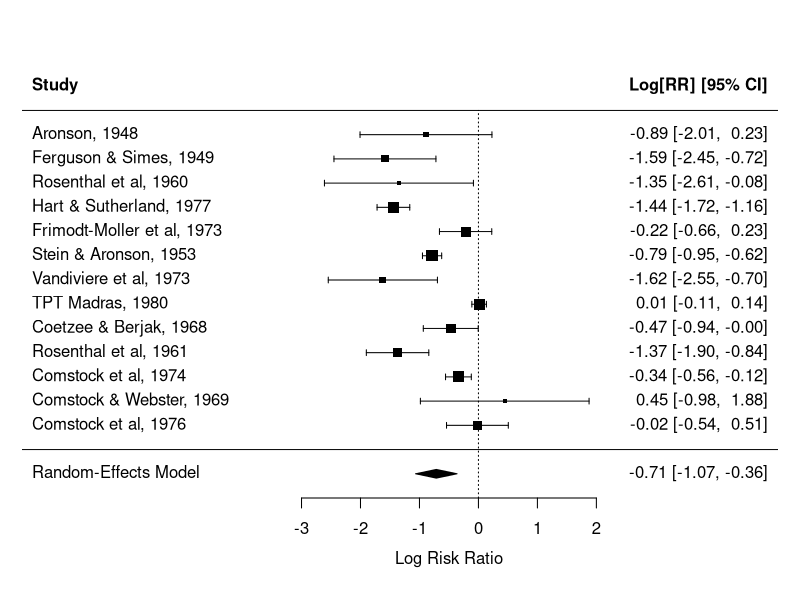
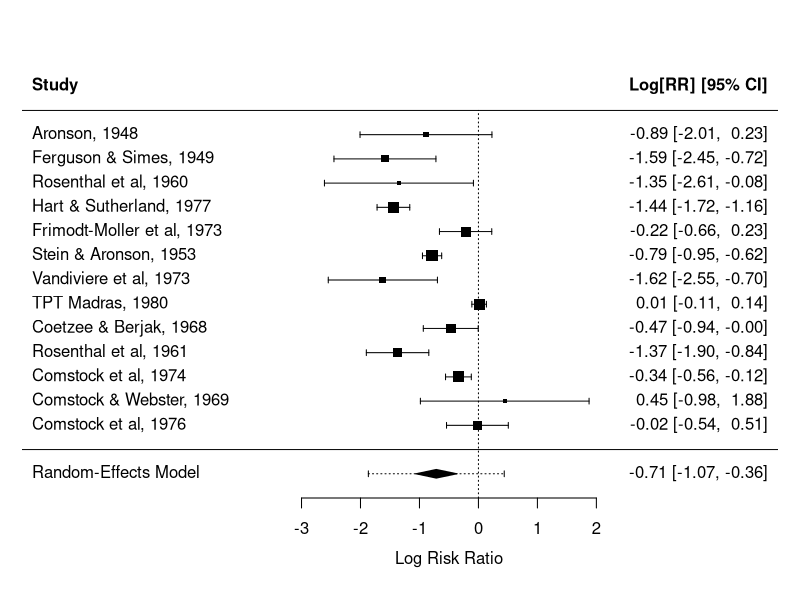
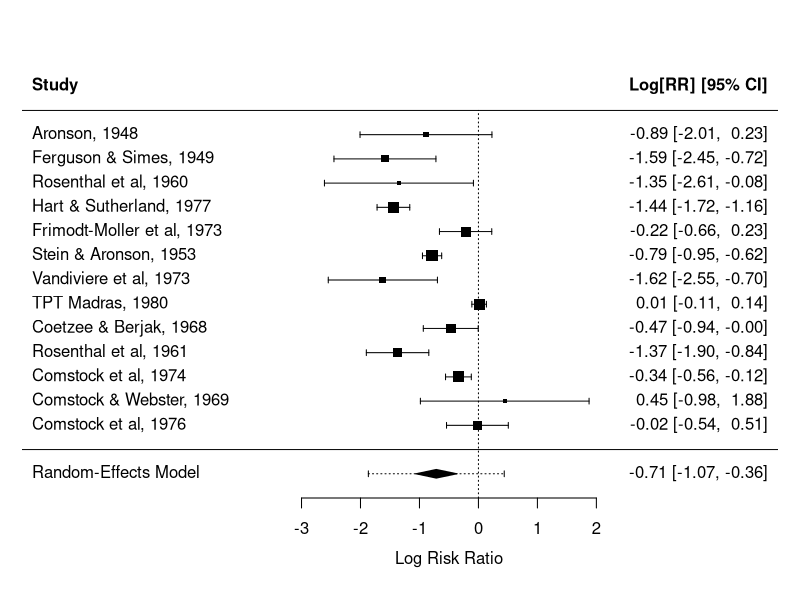
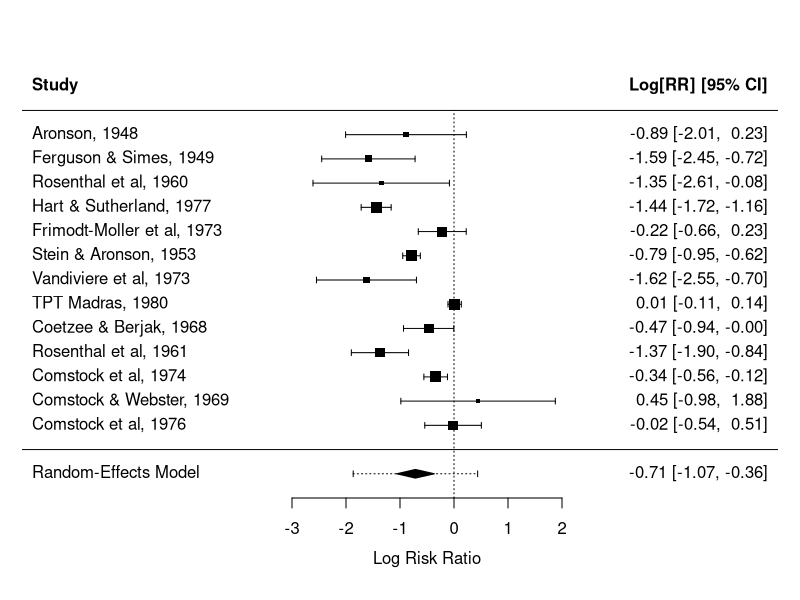
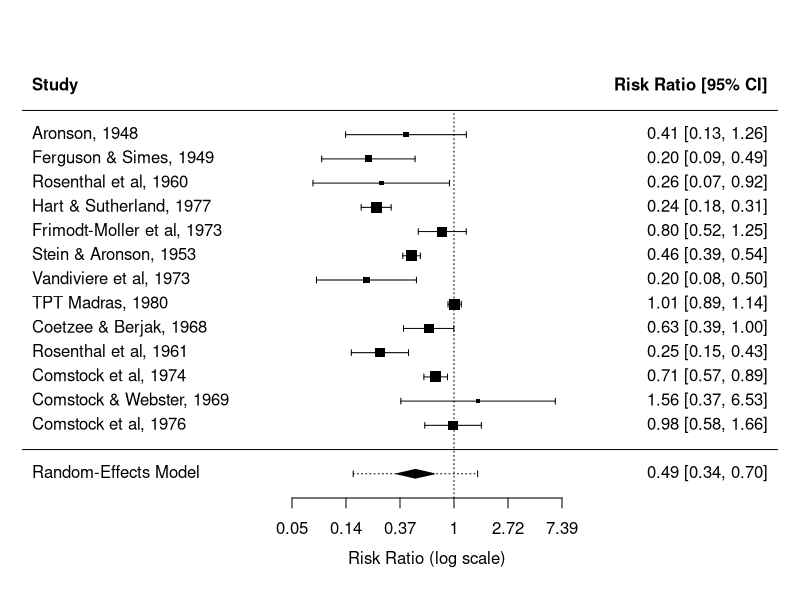
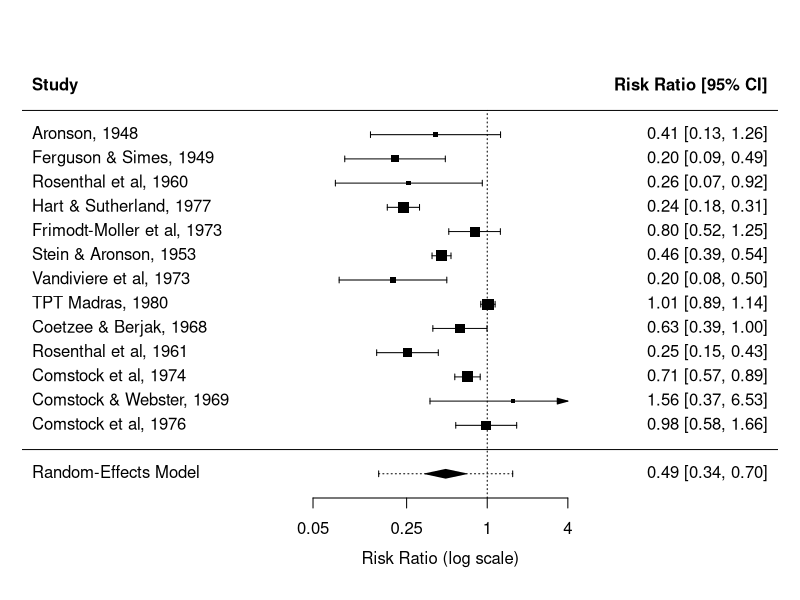
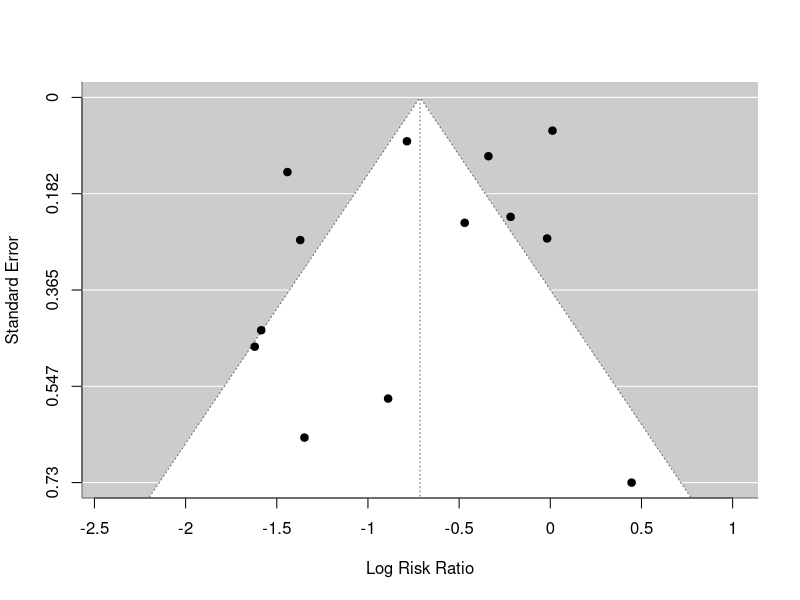
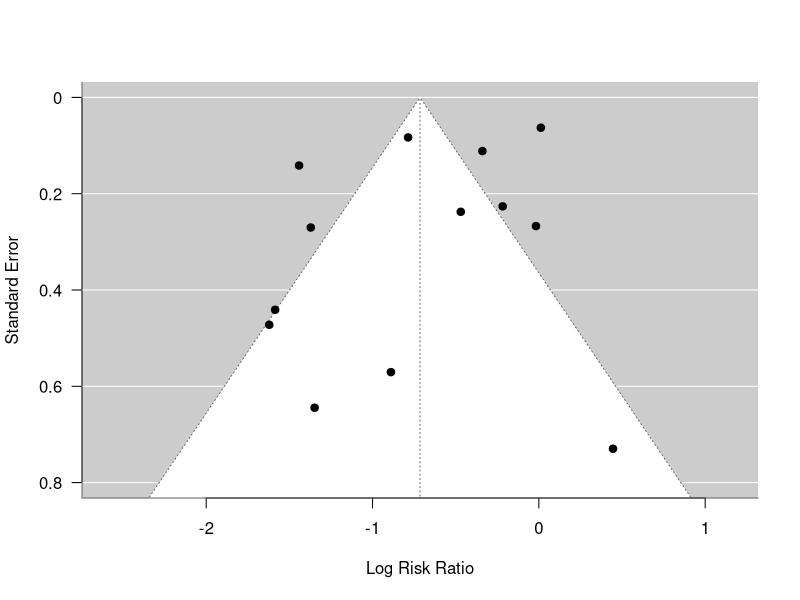

Source code (R) for these figures, in order: (Note: this script raises an error after producing the figures.)
############################################################################

# install the metafor package
#install.packages("metafor")

# load the metafor package
library(metafor)

# look at the BCG dataset
dat.bcg

# data are in the form of 2x2 tables:
#
#           TB+   TB-
# treated   tpos  tneg
# control   cpos  cneg

# calculate log risk ratios and corresponding sampling variances
# note: slab for adding 'study labels' to the dataset
dat <- escalc(measure="RR", ai=tpos, bi=tneg,
                            ci=cpos, di=cneg,
              slab=paste(author, ", ", year, sep=""), data=dat.bcg)
dat

# random-effects model (using log risk ratios and variances as input)
res <- rma(yi, vi, data=dat)
res

# predicted pooled risk ratio and corresponding CI/PI
predict(res, transf=exp, digits=2)

# forest plot
forest(res)
forest(res, addpred=TRUE, header=TRUE)
print(forest(res, addpred=TRUE, header=TRUE))
forest(res, addpred=TRUE, header=TRUE, xlim=c(-8,6))
forest(res, addpred=TRUE, header=TRUE, xlim=c(-8,6), atransf=exp)
forest(res, addpred=TRUE, header=TRUE, xlim=c(-8,5), atransf=exp, at=log(c(.05, .25, 1, 4)))

# funnel plot
funnel(res)
funnel(res, ylim=c(0,.8), las=1)
funnel(res, ylim=c(0,.8), las=1, digits=list(1L,1))

# calculate log odds ratios and corresponding sampling variances for
# the meta-analysis on the effectiveness of vaccines against cholera
dat <- escalc(measure="OR", ai=ai, n1i=n1i,
                            ci=ci, n2i=n2i, data=dat.graves2010)
dat

# random-effects model
res <- rma(yi, vi, data=dat)
predict(res, transf=exp, digits=2)

# contour-enhanced funnel plot
funnel(dat$yi, dat$vi, yaxis="seinv",
       xlim=c(-3,2), ylim=c(.00001,8), xaxs="i", yaxs="i", las=1,
       level=c(.10, .05, .01), shade=c("white", "gray55", "gray75"),
       legend=TRUE, back="gray90", hlines=NULL, ylab="Precision (1/se)")

# meta-analysis on the risk of lung cancer in women exposed to environmental
# tobacco smoke (ETS) from their smoking spouse (yi are log odds ratios)
res <- rma(yi, vi, data=dat.hackshaw1998)
res
predict(res, transf=exp, digits=2)
funnel(res, ylim=c(0,.8), las=1, digits=list(1L,1))

# trim and fill method
funnel(trimfill(res), las=1, ylim=c(0,.8), digits=list(1L,1), legend=TRUE)

# meta-analysis on the correlation between employment interview assessments
# and job performance (using r-to-z transformed correlation for the analysis)
dat <- escalc(measure="ZCOR", ri=ri, ni=ni, data=dat.mcdaniel1994)
res <- rma(yi, vi, data=dat)
res
predict(res, transf=transf.ztor)

# outlier/influence diagnostics
par(mar=c(5,6,4,2))
plot(influence(res), cex=0.8, las=1)

# Baujat plot (back to the BCG meta-analysis)
dat <- escalc(measure="RR", ai=tpos, bi=tneg, ci=cpos, di=cneg,
              slab=paste(author, ", ", year, sep=""), data=dat.bcg)
res <- rma(yi, vi, data=dat)
baujat(res, bty="l", xlim=c(0,2), ylim=c(0,.25))

# cumulative meta-analyis
sav <- cumul(res, order=dat$year)
sav
forest(sav, xlim=c(-5,2.5), header=TRUE)

# back to the meta-analysis on the risk of lung cancer due to ETS
res <- rma(yi, vi, data=dat.hackshaw1998)

# radial plot
radial(res)

# meta-analysis on the effectiveness of wrist acupuncture point P6 stimulation
# for preventing postoperative nausea
res <- rma(measure="RR", ai=ai, n1i=n1i, ci=ci, n2i=n2i, data=dat.lee2004)
res
predict(res, transf=exp, digits=2)

# L'Abbé plot
labbe(res, transf=exp, bty="l")

# meta-analysis based on 20 hypothetical trials to examine the effectiveness
# of a particular treatment/medication
dat <- escalc(measure="OR", ai=xTi, n1i=nTi, ci=xCi, n2i=nCi,
              add=1/2, to="all", data=dat.viechtbauer2021)
dat
res <- rma(yi, vi, data=dat, method="FE")
res

# GOSH plot
sav <- gosh(res, subset=20000)
plot(sav, out=6, xlim=c(-0.25,1.25), breaks=100, hh=0.2)

# GOSH plot based on all possible subsets (takes a long time to create)
#sav <- gosh(res, subsets=10^7)
#plot(sav, cex=0.1, out=6, xlim=c(-0.25,1.25), breaks=c(200,100), hh=0.2, lwd=1)

# mixed-effects meta-regression model with absolute latitude and type of
# allocation as moderators/predictors (back to BCG dataset)
dat <- escalc(measure="RR", ai=tpos, bi=tneg, ci=cpos, di=cneg,
              slab=paste(author, ", ", year, sep=""), data=dat.bcg)
res <- rma(yi, vi, mods = ~ ablat + alloc, data=dat)
res

############################################################################

# forest plots with subgroups

# fit random-effects model
res <- rma(yi, vi, data=dat)

# a little helper function to add Q-test, I^2, and tau^2 estimate info
mlabfun <- function(text, res) {
   list(bquote(paste(.(text),
      " (Q = ", .(formatC(res$QE, digits=2, format="f")),
      ", df = ", .(res$k - res$p),
      ", p ", .(metafor:::.pval(res$QEp, digits=2, showeq=TRUE, sep=" ")), "; ",
      I^2, " = ", .(formatC(res$I2, digits=1, format="f")), "%, ",
      tau^2, " = ", .(formatC(res$tau2, digits=2, format="f")), ")")))}

# set up forest plot (with 2x2 table counts added; the 'rows' argument is
# used to specify in which rows the outcomes will be plotted)
forest(res, xlim=c(-16, 4.6), at=log(c(0.05, 0.25, 1, 4)), atransf=exp,
       ilab=cbind(dat$tpos, dat$tneg, dat$cpos, dat$cneg),
       ilab.xpos=c(-9.5,-8,-6,-4.5), cex=0.90, ylim=c(-1, 27),
       order=dat$alloc, rows=c(3:4,9:15,20:23),
       mlab=mlabfun("RE Model for All Studies", res),
       psize=1, header="Author(s) and Year")

# set font expansion factor (as in forest() above) and use a bold font
op <- par(cex=0.90, font=2)

# add additional column headings to the plot
text(c(-9.5,-8,-6,-4.5), 26, c("TB+", "TB-", "TB+", "TB-"))
text(c(-8.75,-5.25),     27, c("Vaccinated", "Control"))

# switch to bold italic font
par(font=4)

# add text for the subgroups
text(-16, c(24,16,5), pos=4, c("Systematic Allocation",
                               "Random Allocation",
                               "Alternate Allocation"))

# set par back to the original settings
par(op)

# fit random-effects model in the three subgroups
res.s <- rma(yi, vi, subset=(alloc=="systematic"), data=dat)
res.r <- rma(yi, vi, subset=(alloc=="random"),     data=dat)
res.a <- rma(yi, vi, subset=(alloc=="alternate"),  data=dat)

# add summary polygons for the three subgroups
addpoly(res.s, row=18.5, cex=0.90, atransf=exp, mlab=mlabfun("RE Model for Subgroup", res.s))
addpoly(res.r, row= 7.5, cex=0.90, atransf=exp, mlab=mlabfun("RE Model for Subgroup", res.r))
addpoly(res.a, row= 1.5, cex=0.90, atransf=exp, mlab=mlabfun("RE Model for Subgroup", res.a))

# fit meta-regression model to test for subgroup differences
res <- rma(yi, vi, mods = ~ alloc, data=dat)

# add text for the test of subgroup differences
text(-16, -1.8, pos=4, cex=0.90, bquote(paste("Test for Subgroup Differences: ",
     Q[M], " = ", .(formatC(res$QM, digits=2, format="f")), ", df = ", .(res$p - 1),
     ", p = ", .(formatC(res$QMp, digits=2, format="f")))))

############################################################################

# mixed-effects meta-regression model with absolute latitude and type of
# allocation as moderators/predictors (back to BCG dataset)
dat <- escalc(measure="RR", ai=tpos, bi=tneg, ci=cpos, di=cneg, data=dat.bcg)
res <- rma(yi, vi, mods = ~ ablat, data=dat)

# draw plot
regplot(res, xlim=c(10,60), predlim=c(0,60), xlab="Absolute Latitude", refline=0,
        atransf=exp, at=log(seq(0.2,2,by=0.2)), digits=1, las=1, bty="l",
        label=c(4,7,12,13), offset=c(1.6,1), labsize=0.9)

############################################################################

# selection models

cols <- palette.colors(8, palette = "R4")

res <- rma(yi, vi, data=dat.hackshaw1998)

types <- c("beta", "halfnorm", "negexp", "logistic", "power", "negexppow", "stepfun")
sel <- list()

for (j in 1:length(types)) {
   sel[[j]] <- selmodel(res, type=types[j], steps = if (types[j] == "stepfun") c(.025, .1, .2, .5, 1) else NA,
                        control=list(pval.min = if (types[j] %in% c("beta","negexppow")) 1e-4 else 0))
   plot(sel[[j]], ylim=c(0,1), scale=j==1, lwd=3, col=cols[j], add=j>1, las=1, bty="l")
}

types <- c("beta function", "half normal function", "negative exponential function", "logistic function", "power function", "negative exponential power function", "step function")
ord <- c(2,5,4,3,6,7,1)
legend("topright", inset=0, legend=types[ord], lwd=3, col=cols[ord], bg="white", seg.len=3, box.col="white")

############################################################################

# reporter() function

dat <- escalc(measure="RR", ai=tpos, bi=tneg, ci=cpos, di=cneg,
              slab=paste(author, ", ", year, sep=""), data=dat.bcg)
res <- rma(yi, vi, data=dat)
res

reporter(res)
reporter(res, format="pdf")
reporter(res, format="word")

# add an outlier
dat$yi[6] <- 2.5
res <- rma(yi, vi, data=dat)
reporter(res)

############################################################################
